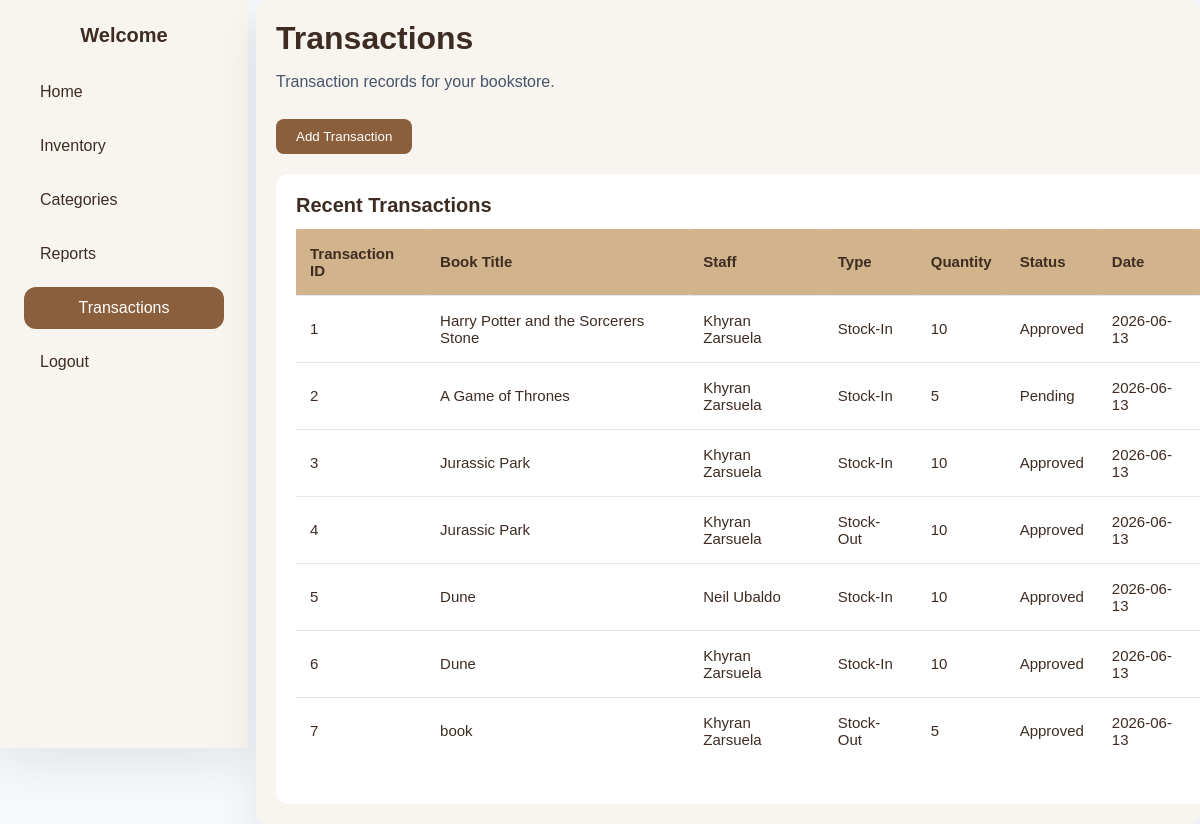
Screenshot of /transactions.php with the database file from the repository.
### tables this page shows
CREATE TABLE `inventory_transactions` (
  `transaction_id` int(11) NOT NULL,
  `book_id` int(11) NOT NULL,
  `user_id` int(11) NOT NULL,
  `transaction_type` enum('Stock-In','Stock-Out') NOT NULL,
  `quantity` int(11) NOT NULL,
  `status` enum('Pending','Approved','Rejected') NOT NULL,
  `transaction_date` date NOT NULL
);

CREATE TABLE `books` (
  `book_id` int(11) NOT NULL,
  `isbn` varchar(20) NOT NULL,
  `title` varchar(150) NOT NULL,
  `author_id` int(11) NOT NULL,
  `category_id` int(11) NOT NULL,
  `price` decimal(10,2) NOT NULL,
  `stock_quantity` int(11) NOT NULL
);

CREATE TABLE `users` (
  `user_id` int(11) NOT NULL,
  `role_id` int(11) NOT NULL,
  `full_name` varchar(100) NOT NULL,
  `username` varchar(50) NOT NULL,
  `password` varchar(255) NOT NULL,
  `status` enum('Active','Inactive') NOT NULL
);

### get.php (called while the page is built, shortened)
<?php
    include "database.php";
    $queryTransactions = "SELECT inventory_transactions.transaction_id, books.title, users.full_name, inventory_transactions.transaction_type, inventory_transactions.quantity, inventory_transactions.status, inventory_transactions.transaction_date
                        FROM inventory_transactions
                        INNER JOIN books ON inventory_transactions.book_id = books.book_id
                        INNER JOIN users ON inventory_transactions.user_id = users.user_id;";
    $sqlTransactions = mysqli_query($connection, $queryTransactions);
?>

### transactions.php (the view, shortened to what this page needs)
<?php
    include "get.php";
?>
<!DOCTYPE html>
<html lang="en">
<head>
    <link rel="stylesheet" href="style3.css">
</head>
<body>
    <div class="layout">
        <aside class="sidebar">
            <div class="sidebar-header">
                <h2 style="text-align: center; color: var(--text);">Welcome</h2>
            </div>
            <nav class="sidebar-nav">
                <a href="index.php">Home</a>
                <a href="index2.php">Inventory</a>
                <a href="categories.php">Categories</a>
                <a href="reports.php">Reports</a>
                <a href="#" style="background: var(--primary); color: #ffffff; text-align: center;">Transactions</a>
                <a href="Login.php">Logout</a>
            </nav>
        </aside>
        <div class="container">
            <h1 style="color: var(--text);">Transactions</h1>
            <p>Transaction records for your bookstore.</p>
            <button class="addTransaction-btn" onclick="window.location.href='addTransaction.php'">Add Transaction</button>
            <div class="inventory-section">
            <table class="inventory-table">
                <h1 style="color: var(--text); font-size: 20px;">Recent Transactions</h1>
                <thead>
                    <tr>
                        <th>Transaction ID</th>
                        <th>Book Title</th>
                        <th>Staff</th>
                        <th>Type</th>
                        <th>Quantity</th>
                        <th>Status</th>
                        <th>Date</th>
                    </tr>
                </thead>
                <tbody>
                    <?php while($results = mysqli_fetch_array($sqlTransactions)) { ?>
                    <tr>
                        <td><?php echo $results['transaction_id']; ?></td>
                        <td><?php echo $results['title']; ?></td>
                        <td><?php echo $results['full_name']; ?></td>
                        <td><?php echo $results['transaction_type']; ?></td>
                        <td><?php echo $results['quantity']; ?></td>
                         <td><?php echo $results['status']; ?></td>
                        <td><?php echo $results['transaction_date']; ?></td>
                    </tr>
                    <?php } ?>
                </tbody>
            </table>
        </div>
        </div>
    </div>
</body>
</html>

### style3.css (style rules this page uses)
body { font-family: Arial, sans-serif; margin: 0; background-color: #f6f8fb; color: #1d2939; }
:root { --primary: #8B5E3C; --secondary: #D2B48C; --background: #F8F5F0; --card: #FFFFFF; --text: #3E2C23; --hover: #A47149; --border: #E5DDD3; }
.layout { display: flex; flex-direction: row; flex-wrap: nowrap; justify-content: flex-start; align-items: stretch; align-content: stretch; gap: 8px; }
.sidebar { height: 700px; width: 200px; padding: 24px; background-color: var(--background); box-shadow: 0 18px 40px rgba(15, 23, 42, 0.08); top: 20px; align-self: flex-start; }
.sidebar-header { display: flex; flex-direction: column; gap: 16px; margin-bottom: 24px; }
.sidebar-header h2 { margin: 0; font-size: 1.25rem; color: #0f172a; }
.sidebar-nav { display: flex; flex-direction: column; gap: 12px; }
.sidebar-nav a { display: block; padding: 12px 16px; border-radius: 12px; text-decoration: none; color: var(--text); background-color: var(--background); transition: background-color 0.2s ease, transform 0.2s ease; }
.container { width: auto; flex: 2; padding: 20px; background: var(--background); border-radius: 12px; box-shadow: 0 18px 40px rgba(15, 23, 42, 0.08); }
h1 { margin: 0 0 12px; font-size: 2rem; }
p { margin: 0 0 24px; color: #475569; line-height: 1.6; }
.inventory-table { font-size: 15px; width: 100%; border-collapse: collapse; margin-bottom: 20px; }
.inventory-table th, .inventory-table td { padding: 16px 14px; text-align: left; border-bottom: 1px solid #e2e8f0; color: var(--text); }
.inventory-table th { background: var(--secondary); font-weight: 700; border-radius: 1px; }
.inventory-table tbody tr:last-child td { border-bottom: none; }
.inventory-section { border-radius: 12px; background: var(--card); width: 100%; max-width: 925px; padding:20px; animation: it 0.5s ease; }

### transactions.php (style rules this page uses)
.addTransaction-btn { background:var(--primary); color: #ffffff; border: none; border-radius: 8px; padding: 10px 20px; margin-bottom: 20px; cursor:pointer; transition: all 0.3s ease; }

### rows the page displays
inventory_transactions: transaction_id "1", book.title "Harry Potter and the Sorcerers Stone", user.full_name "Khyran Zarsuela", transaction_type "Stock-In", quantity "10", status "Approved", transaction_date "2026-06-13"
inventory_transactions: transaction_id "2", book.title "A Game of Thrones", user.full_name "Khyran Zarsuela", transaction_type "Stock-In", quantity "5", status "Pending", transaction_date "2026-06-13"
inventory_transactions: transaction_id "3", book.title "Jurassic Park", user.full_name "Khyran Zarsuela", transaction_type "Stock-In", quantity "10", status "Approved", transaction_date "2026-06-13"
inventory_transactions: transaction_id "4", book.title "Jurassic Park", user.full_name "Khyran Zarsuela", transaction_type "Stock-Out", quantity "10", status "Approved", transaction_date "2026-06-13"
inventory_transactions: transaction_id "5", book.title "Dune", user.full_name "Neil Ubaldo", transaction_type "Stock-In", quantity "10", status "Approved", transaction_date "2026-06-13"
inventory_transactions: transaction_id "6", book.title "Dune", user.full_name "Khyran Zarsuela", transaction_type "Stock-In", quantity "10", status "Approved", transaction_date "2026-06-13"
inventory_transactions: transaction_id "7", book.title "book", user.full_name "Khyran Zarsuela", transaction_type "Stock-Out", quantity "5", status "Approved", transaction_date "2026-06-13"
